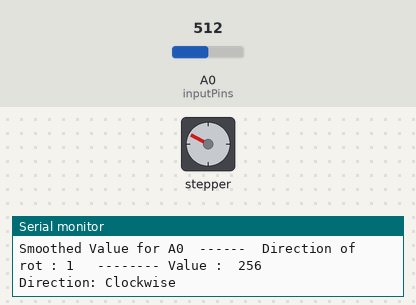
Simulated run of this sketch. Board: Arduino Uno, built with avr-gcc and run on an emulated ATmega328P. Parts: stepper motor, the last lines printed to the serial monitor. Wiring (inferred from the names in the program): stepper motor driver (200 steps per turn assumed): step pin 16; direction pin 17. Inputs (shaded band) come from the test bench; at power-on: A0 (inputPins) = 512.

Above: at 1.2 s.
1.3 s: A0 (inputPins) set to 0
At 3.6 s:
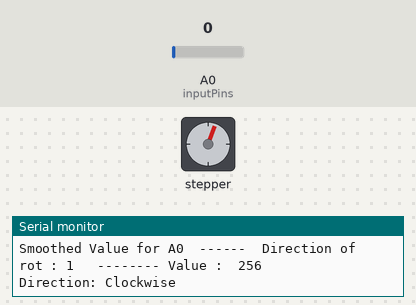
4.3 s: A0 (inputPins) set to 8
At 4.59 s:
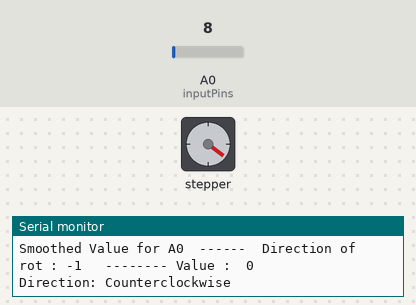
At 5.03 s:
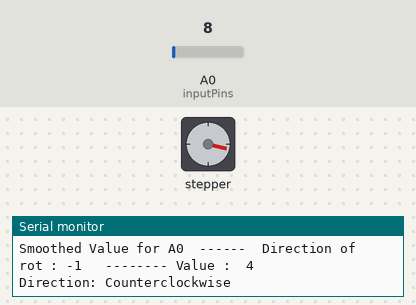
7.3 s: A0 (inputPins) set to 11
Timing chart, 0 to 10.3 s (numbered marks = the images above; inputs shaded):
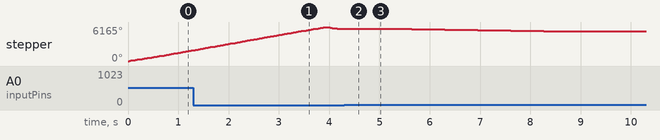

The sketch:

moving_avg_threshold_stepper.ino
```cpp
// moving avg on knobs to smooth the movement and stop final position
const int numReadings = 10;
const int numPins = 1; // Number of analog input pins being used
const int threshold = 2; // Threshold for detecting changes in potentiometer readings
#define DELAY 500
int stepPin =16;
int dirPin = 17;

int readings[numPins][numReadings];  // the readings from the analog input
int readIndex[numPins];          // the index of the current reading
int total[numPins];              // the running total
int average[numPins];            // the average
int direction[numPins];           // the direction array

int inputPins[numPins] = {A0}; // Array of analog input pins being used

void smoothAnalogInputs() {
  // Loop through all the analog input pins being used
  for (int i = 0; i < numPins; i++) {
    int inputPin = inputPins[i]; // Get the current input pin

    // subtract the last reading:
    total[i] = total[i] - readings[i][readIndex[i]];

    // read from the sensor:
    readings[i][readIndex[i]] = analogRead(inputPin);

    // add the reading to the total:
    total[i] = total[i] + readings[i][readIndex[i]];

    // advance to the next position in the array:
    readIndex[i] = readIndex[i] + 1;

    // if we're at the end of the array...
    if (readIndex[i] >= numReadings) {
      // ...wrap around to the beginning:
      readIndex[i] = 0;
    }

    // calculate the new average:
    int new_avg = abs(total[i] / numReadings);

    // compare the variation between the new average and previous average with threshold:
    if (abs(new_avg - average[i]) > threshold) {
      // If the variation is greater than threshold, trigger an event.
      // In this example, we print the new average to the serial monitor.


      // Determine the direction of rotation
      if (new_avg > average[i]) {
        Serial.println("Direction: Clockwise");
        direction[i]=1;

        digitalWrite(dirPin,HIGH);

        for(int x = 0; x < new_avg; x++) {

          digitalWrite(stepPin,HIGH);
          delayMicroseconds(DELAY);    // by changing this time delay between the steps we can change the rotation speed
          digitalWrite(stepPin,LOW);
          delayMicroseconds(DELAY);

          }


      } else if (new_avg < average[i]) {
        Serial.println("Direction: Counterclockwise");
        direction[i]=-1;


          digitalWrite(dirPin,LOW);

        for(int x = 0; x < new_avg; x++) {

          digitalWrite(stepPin,HIGH);
          delayMicroseconds(DELAY);    // by changing this time delay between the steps we can change the rotation speed
          digitalWrite(stepPin,LOW);
          delayMicroseconds(DELAY);

          }


      } else {
        Serial.println("Direction: No change");
        direction[i]=0;
      }


      Serial.print("Smoothed Value for A");
      Serial.print(i);
      Serial.print("  ------  Direction of rot : ");
      Serial.print(direction[i]);
      Serial.print("   -------- Value :  ");
      Serial.println(new_avg);


      // Update the average with the new value
      average[i] = (new_avg *0.05)+(average[i]*0.95) ;

    }
  }

  delay(1);  // delay in between reads for stability
}

void setup() {
  // initialize serial communication with computer:
  Serial.begin(9600);
  pinMode(stepPin,OUTPUT);
  pinMode(dirPin,OUTPUT);

  // initialize all the readings and running totals to 0:
  for (int i = 0; i < numPins; i++) {
    for (int j = 0; j < numReadings; j++) {
      readings[i][j] = 0;
    }
    readIndex[i] = 0;
    total[i] = 0;
  }
}

void loop() {
  smoothAnalogInputs();
}
```

Measured:
- after the input at 4.3 s, stepper: keeps turning counter-clockwise at about 116°/s, starting after 0.24 s
